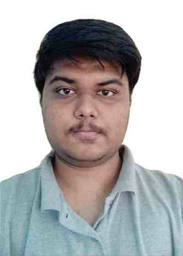
#> input picture Tanishk.png, 183 x 256 px, shrunk from 399 x 559 before the run, found by its file name
$ python 'Assignment 9.py'
#> lines starting #> are read from the running program, lines starting #| are printed output that depends on the picture
# import cv2, numpy, matplotlib
import cv2
import numpy as np
import matplotlib.pyplot as plt


# function to obtain histogram of an image
def hist_plot(img):

	# empty list to store the count
	# of each intensity value
	count =[]

	# empty list to store intensity
	# value
	r = []

	# loop to traverse each intensity
	# value
	for k in range(0, 256):
		r.append(k)
		count1 = 0

		# loops to traverse each pixel in
		# the image
		for i in range(m):
			for j in range(n):
				if img[i, j]== k:
					count1+= 1
		count.append(count1)

	return (r, count)


img = cv2.imread("C:\6th Semester\DIP\LAB DIP\Codes\Tanishk.png", 0)
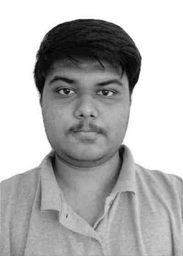
#> img: shape (256, 183); min 0, max 255, mean 178.6

# To ascertain total numbers of rows and
# columns of the image, size of the image
m, n = img.shape
#> m = 256; n = 183
r1, count1 = hist_plot(img)
#> r1 = 256 values from 0 to 255; count1 = 256 values, max 16305 at index 255, min 1 at index 0, mean 183

# plotting the histogram
plt.stem(r1, count1)
plt.xlabel('intensity value')
plt.ylabel('number of pixels')
plt.title('Histogram of the original image')

# Transformation to obtain stretching
constant = (255-0)/(img.max()-img.min())
#> constant = 1
img_stretch = img * constant
r, count = hist_plot(img_stretch)
#> r = 256 values from 0 to 255; count has the same summary as count1

# plotting the histogram
plt.stem(r, count)
plt.xlabel('intensity value')
plt.ylabel('number of pixels')
plt.title('Histogram of the stretched image')

# Storing stretched Image
cv2.imwrite('/Users/mayurdongre/Downloads/Tanishk.jpeg', img_stretch)
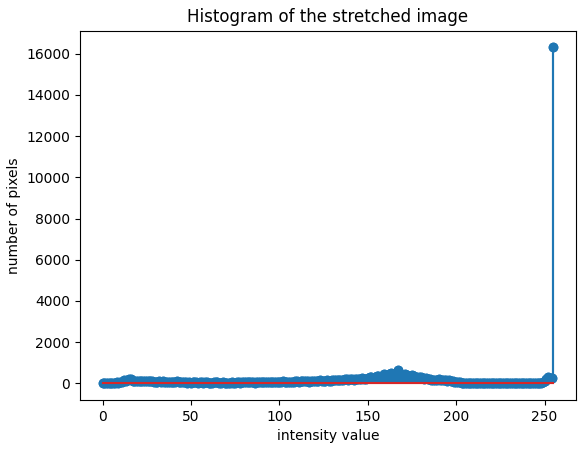
#> figure drawn by matplotlib, 1 panel; curve peaks at x = 255, y = 16305; curve peaks at x = 255, y = 16305
